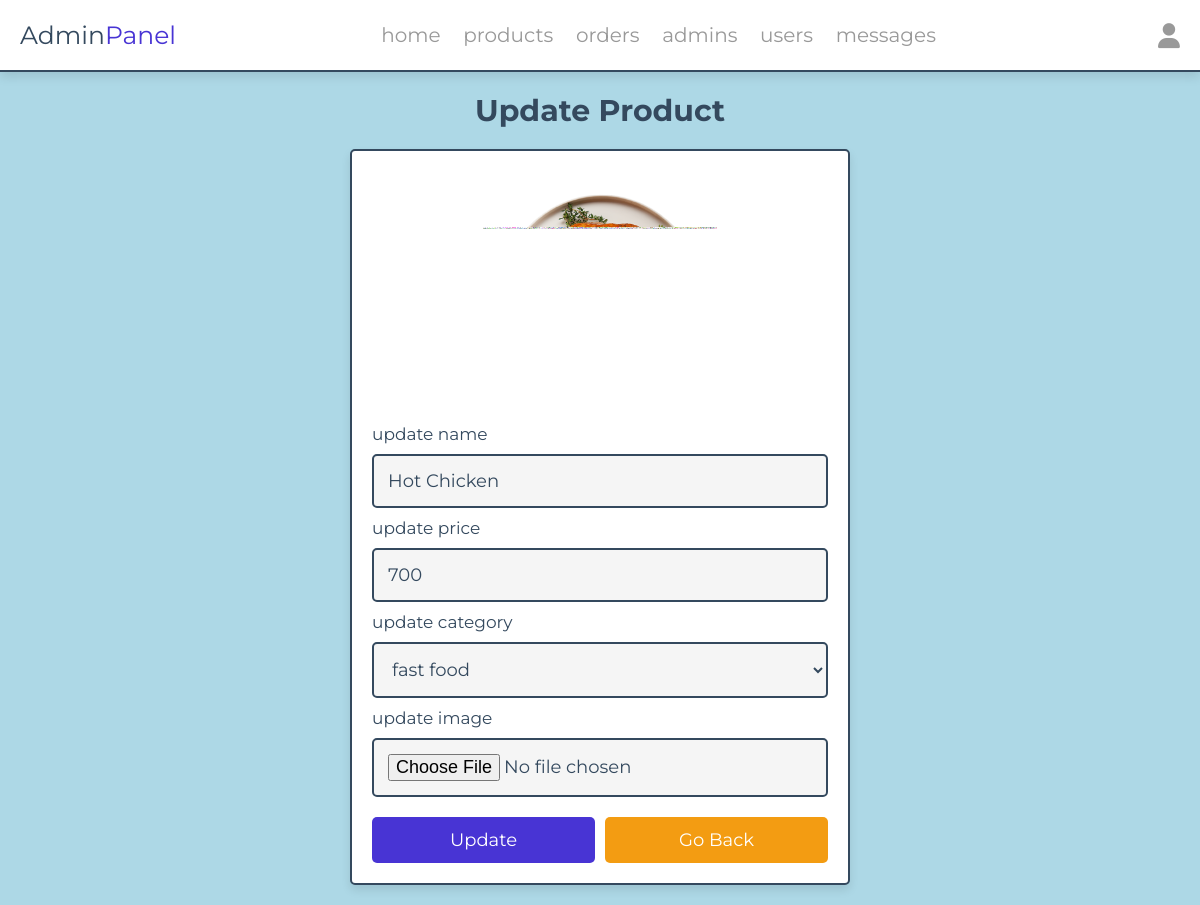
The page /admin/update_product.php?update=4 (signed in) on the database its author committed.
### tables this page shows
CREATE TABLE `products` (
  `id` int(100) NOT NULL,
  `name` varchar(100) NOT NULL,
  `category` varchar(100) NOT NULL,
  `price` int(10) NOT NULL,
  `image` varchar(100) NOT NULL
);

### admin/update_product.php (the view, shortened to what this page needs)
<?php
include '../components/connect.php';
?>
<!DOCTYPE html>
<html lang="en">
<head>
   <link rel="stylesheet" href="https://cdnjs.cloudflare.com/ajax/libs/font-awesome/6.1.1/css/all.min.css">
   <link rel="stylesheet" href="../css/admin_style.css">
   <link rel="stylesheet" href="../css/das.css">
</head>
<body>
<?php include '../components/admin_header.php' ?>
<section class="update-product">
   <h1 class="heading">update product</h1>
   <?php
      $update_id = $_GET['update'];
      $show_products = $conn->prepare("SELECT * FROM `products` WHERE id = ?");
      $show_products->execute([$update_id]);
      if($show_products->rowCount() > 0){
         while($fetch_products = $show_products->fetch(PDO::FETCH_ASSOC)){
   ?>
   <form action="" method="POST" enctype="multipart/form-data">
      <img src="../uploaded_img/<?= $fetch_products['image']; ?>" alt="">
      <span>update name</span>
      <input type="text" required placeholder="enter product name" name="name" maxlength="100" class="box" value="<?= $fetch_products['name']; ?>">
      <span>update price</span>
      <input type="number" min="0" max="9999999999" required placeholder="enter product price" name="price" onkeypress="if(this.value.length == 10) return false;" class="box" value="<?= $fetch_products['price']; ?>">
      <span>update category</span>
      <select name="category" class="box" required>
         <option selected value="<?= $fetch_products['category']; ?>"><?= $fetch_products['category']; ?></option>
      </select>
      <span>update image</span>
      <input type="file" name="image" class="box" accept="image/jpg, image/jpeg, image/png, image/webp">
      <div class="flex-btn">
         <input type="submit" value="update" class="btn" name="update">
         <a href="products.php" class="option-btn">go back</a>
      </div>
   </form>
   <?php
         }
      }else{
         echo '<p class="empty">no products added yet!</p>';
      }
   ?>
</section>
</body>
</html>

### css/admin_style.css (style rules this page uses)
:root { --main-color:#4834d4; --red:#e74c3c; --orange:#f39c12; --black:#34495e; --white:#fff; --light-bg:#f5f5f5; --light-color:#999; --border:.2rem solid var(--black); --box-shadow:0 .5rem 1rem rgba(0,0,0,.1); }
* { font-family: 'Montserrat', sans-serif; margin:0; padding:0; box-sizing: border-box; text-decoration: none; outline: none; border:none; }
html { font-size: 62.5%; overflow-x: hidden; }
body { background-color: var(--light-bg); }
section { max-width: 1200px; margin:0 auto; padding:2rem; }
.btn, .delete-btn, .option-btn { display: block; margin-top: 1rem; border-radius: .5rem; cursor: pointer; width: 100%; font-size: 1.8rem; color:var(--white); padding:1.2rem 3rem; text-transform: capitalize; text-align: center; }
.btn { background-color: var(--main-color); }
.option-btn { background-color: var(--orange); }
.flex-btn { display: flex; gap:1rem; }
.heading { text-align: center; margin-bottom: 2rem; text-transform: capitalize; color:var(--black); font-size: 3rem; }
.update-product form { margin:0 auto; max-width: 50rem; background-color: var(--white); border-radius: .5rem; box-shadow: var(--box-shadow); border:var(--border); padding:2rem; }
.update-product form img { height: 25rem; width: 100%; object-fit: contain; }
.update-product form .box { background-color: var(--light-bg); border:var(--border); width: 100%; padding:1.4rem; font-size: 1.8rem; color:var(--black); border-radius: .5rem; margin: 1rem 0; }
.update-product form span { font-size: 1.7rem; color:var(--black); }

### css/das.css (style rules this page uses)
body { background-color:lightblue; }

### rows shown on the page
products: image (picture), name "Hot Chicken", price "700", category "fast food"
